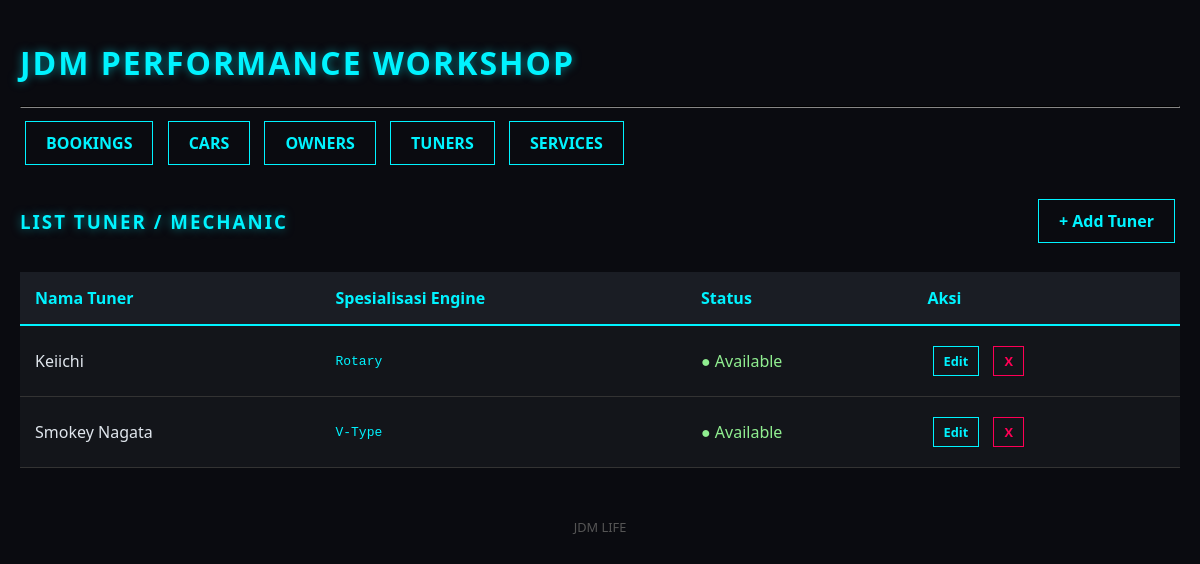
/index.php?page=mech_list, run on an earlier commit of the app's database.
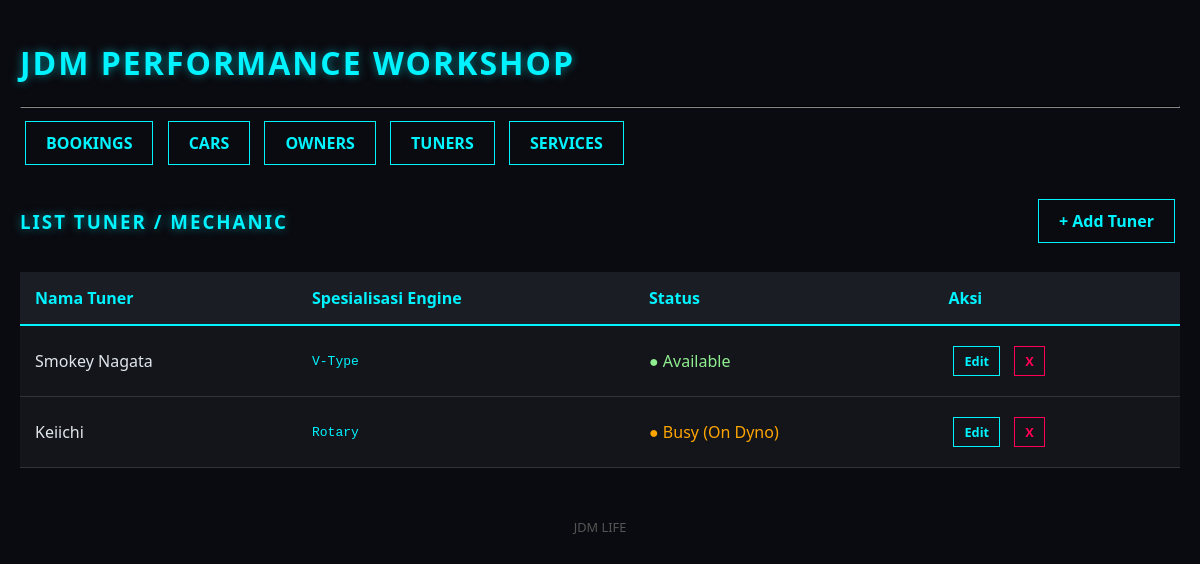
And on a later commit of the database.
### tables this page shows
CREATE TABLE `mechanics` (
  `id` int(11) NOT NULL,
  `nama_tuner` varchar(100) NOT NULL,
  `spesialisasi` enum('Rotary','Inline-6','Boxer','V-Type') NOT NULL,
  `status` enum('Available','Busy') DEFAULT 'Available'
);

### config/Database.php (called while the page is built, shortened)
<?php
class Database {
    protected $host = "localhost";
    protected $user = "root";
    protected $password = "";
    protected $db_name = "jdm_workshop";
    protected $conn;
    public function __construct() {
        $this->conn = new mysqli($this->host, $this->user, $this->password, $this->db_name);
    }
    public function execute($query) {
        return $this->conn->query($query);
    }
}
?>

### models/MechanicModel.php (called while the page is built, shortened)
<?php
include_once 'config/Database.php';
class MechanicModel extends Database {
    public function getAllMechanics() {
        $query = "SELECT * FROM mechanics ORDER BY status ASC, nama_tuner ASC";
        return $this->execute($query);
    }
}
?>

### views/mechanics/list.php (the view)
<?php include 'views/templates/header.php'; ?>
<div style="display: flex; justify-content: space-between; align-items: center;">
    <h3>List Tuner / Mechanic</h3>
    <a href="index.php?page=mech_add" class="btn">+ Add Tuner</a>
</div>
<table>
    <thead>
        <tr>
            <th>Nama Tuner</th>
            <th>Spesialisasi Engine</th>
            <th>Status</th>
            <th>Aksi</th>
        </tr>
    </thead>
    <tbody>
        <?php foreach ($viewModel->mechList as $mech): ?>
        <tr>
            <td><?= $mech->nama ?></td>
            <td style="font-family:monospace; color:var(--neon-blue)"><?= $mech->spec ?></td>
            <td><?= $mech->status_display ?></td>
            <td>
                <a href="index.php?page=mech_edit&id=<?= $mech->id ?>" class="btn" style="padding:5px 10px; font-size:0.8em">Edit</a>
                <a href="index.php?page=mech_delete&id=<?= $mech->id ?>" class="btn btn-danger" style="padding:5px 10px; font-size:0.8em" onclick="return confirm('Hapus tuner?')">X</a>
            </td>
        </tr>
        <?php endforeach; ?>
    </tbody>
</table>
<?php include 'views/templates/footer.php'; ?>

### index.php (shortened to what this page needs)
<?php
require_once 'viewmodels/MechanicViewModel.php';
$page = isset($_GET['page']) ? $_GET['page'] : 'home';
$mechVM = new MechanicViewModel();
switch ($page) {
    case 'mech_list':
        $mechVM->viewMechanics();
        $viewModel = $mechVM;
        include 'views/mechanics/list.php';
        break;
}
?>

### viewmodels/MechanicViewModel.php (shortened to what this page needs)
<?php
include_once 'models/MechanicModel.php';
class MechanicViewModel {
    private $model;
    public function __construct() {
        $this->model = new MechanicModel();
    }
    public function viewMechanics() {
        $result = $this->model->getAllMechanics();
        while ($row = $result->fetch_assoc()) {
            $mech = new stdClass();
            $mech->id = $row['id'];
            $mech->nama = $row['nama_tuner'];
            $mech->spec = $row['spesialisasi'];
            if ($row['status'] == 'Available') {
                $mech->status_display = "<span style='color:lightgreen'>● Available</span>";
            } else {
                $mech->status_display = "<span style='color:orange'>● Busy (On Dyno)</span>";
            }
        }
    }
}
?>

### views/templates/header.php (shortened to what this page needs)
<!DOCTYPE html>
<html lang="en">
<head>
</head>
<body>
<div class="container">
    <h1>JDM Performance Workshop </h1>
    <hr style="border-color: #333;">
    <nav style="margin-bottom: 20px;">
        <a href="index.php?page=booking_list" class="btn">BOOKINGS</a>
        <a href="index.php?page=car_list" class="btn">CARS</a>
        <a href="index.php?page=owner_list" class="btn">OWNERS</a>
        <a href="index.php?page=mech_list" class="btn">TUNERS</a>
        <a href="index.php?page=service_list" class="btn">SERVICES</a>
    </nav>

### views/templates/footer.php
<footer style="margin-top: 50px; text-align: center; color: #555; font-size: 0.8em;">
        <p>JDM LIFE</p>
    </footer>
</div> </body>
</html>

### views/templates/header.php (style rules this page uses)
:root { --bg-dark: #0a0b10; --panel-bg: #13151a; --neon-blue: #00f3ff; --neon-pink: #ff0055; --text-main: #e0e6ed; }
body { background-color: var(--bg-dark); color: var(--text-main); font-family: 'Segoe UI', Tahoma, Geneva, Verdana, sans-serif; margin: 0; padding: 20px; }
h1, h2, h3 { text-transform: uppercase; letter-spacing: 2px; color: var(--neon-blue); text-shadow: 0 0 10px rgba(0, 243, 255, 0.5); }
.container { max-width: 1200px; margin: 0 auto; }
table { width: 100%; border-collapse: collapse; margin-top: 20px; background: var(--panel-bg); }
th { background: #1a1d24; color: var(--neon-blue); padding: 15px; text-align: left; border-bottom: 2px solid var(--neon-blue); }
td { padding: 15px; border-bottom: 1px solid #333; }
.btn { display: inline-block; padding: 10px 20px; margin: 5px; text-decoration: none; font-weight: bold; border: 1px solid var(--neon-blue); color: var(--neon-blue); transition: 0.3s; }
.btn-danger { border-color: var(--neon-pink); color: var(--neon-pink); }

What changed in the data, as far as the page shows it:
shown differently, row unchanged: mechanics "Smokey Nagata": moves up the list
changed mechanics "Keiichi": text "● Available" → "● Busy (On Dyno)"
